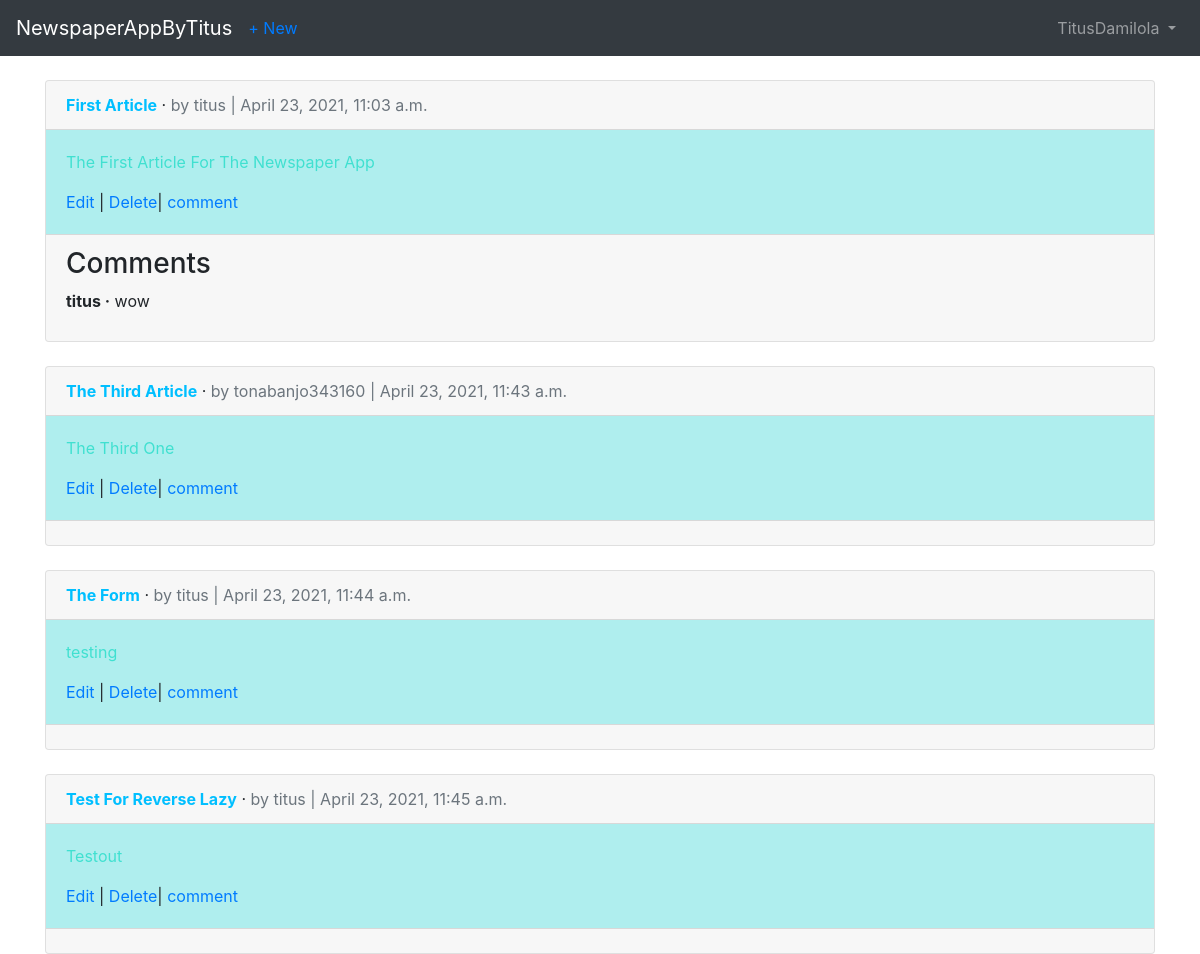
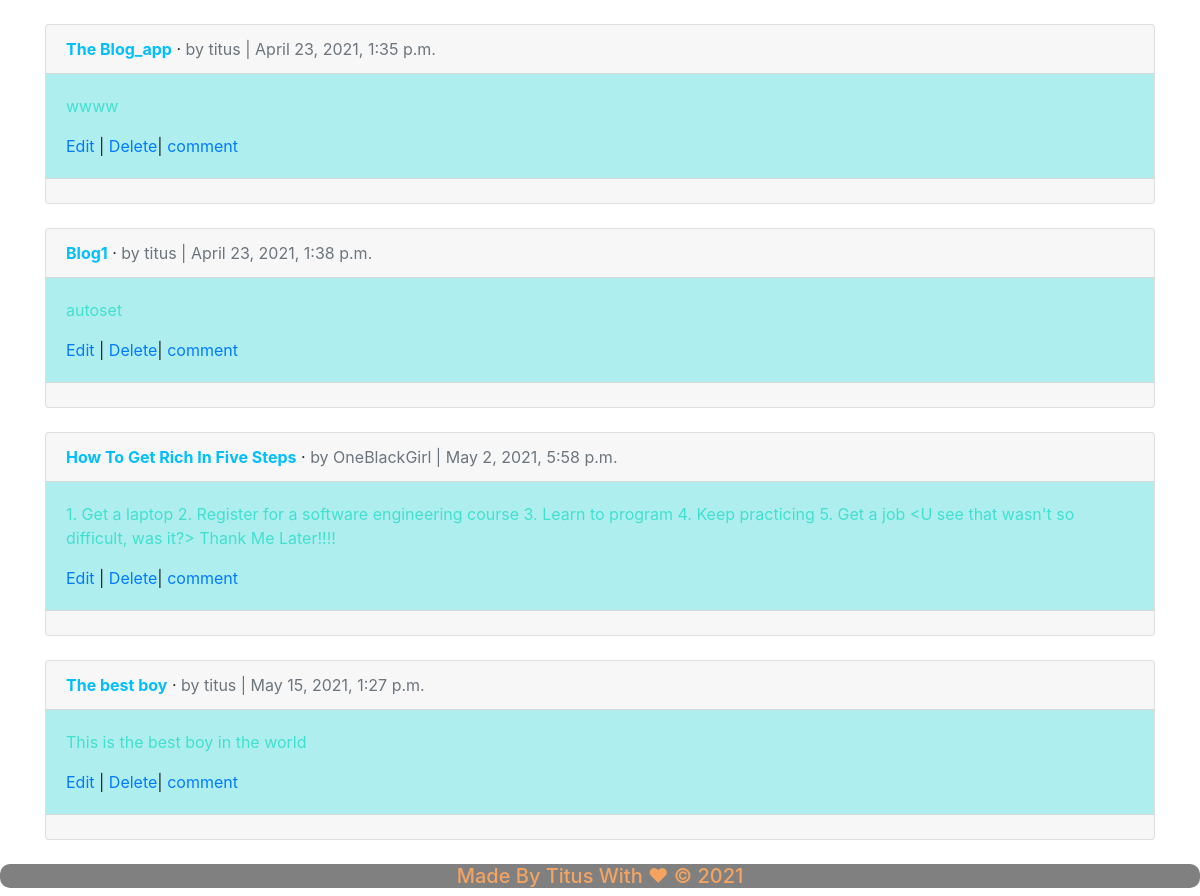
Screenshot of /articles/ (signed in) with the database file from the repository (2 pictures, top to bottom).
### users/models.py (models this page shows)
class CustomUser(AbstractUser):
    age = models.PositiveIntegerField(null=True, blank=True)

### articles/models.py (models this page shows, shortened)
class Article(models.Model):
    title = models.CharField(max_length=255)
    body = models.TextField()
    date = models.DateTimeField(auto_now_add=True)
    cover = models.ImageField(upload_to='images/', blank=True)
    author = models.ForeignKey(
        get_user_model(),
        on_delete=models.CASCADE,
    )

class Comment(models.Model):
    article = models.ForeignKey(
        Article,
        on_delete=models.CASCADE,
        related_name='comments',
    )
    comment = models.CharField(max_length=255)
    author = models.ForeignKey(
        get_user_model(),
        on_delete=models.CASCADE,
    )
    def __str__(self):
        return self.comment

### articles/views.py (the view)
# urls.py: path('', ArticleListView.as_view(), name='article_list'),
class ArticleListView(LoginRequiredMixin, ListView):
    model = Article
    template_name = 'article_list.html'
    login_url = 'login'

### templates/article_list.html (shortened to what this page needs)
<!DOCTYPE html>
<html lang="en">
<head>
</head>
<body>
{% extends 'base.html' %}
{% block content %}
{% for article in object_list %}
<div class="card">
<div class="card-header">
<span class="font-weight-bold" style="color: deepskyblue">{{ article.title }}</span> &middot;
<span class="text-muted" style="color: #5b80b2">by {{ article.author }} |
{{ article.date }}</span>
</div>
<div class="card-body" style="background: paleturquoise" >
<p style="color:turquoise">{{ article.body }}</p>
<a href="{% url 'article_edit' article.pk %}">Edit</a> |
<a href="{% url 'article_delete' article.pk %}">Delete</a>|
    <a href="{% url 'article_comment' article.pk %}">comment</a>
</div>
<div class="card-footer">
{% for comment in article.comments.all %}
    <h3>Comments</h3>
<p>
<span class="font-weight-bold">{{ comment.author }} &middot;</span>
{{ comment }}
</p>
{% endfor %}
</div>
</div>
<br />
{% endfor %}
{% endblock content %}

### templates/base.html (shortened to what this page needs)
<!doctype html>
<html lang="en">
  <head>
    <link rel="stylesheet" href="https://stackpath.bootstrapcdn.com/bootstrap/4.3.1/css/bootstrap.min.css">
  </head>
  <body>
   <nav class="navbar navbar-expand-md navbar-dark bg-dark mb-4">
        <a class="navbar-brand" href="{% url 'home' %}">NewspaperAppByTitus</a>
       <div class="collapse navbar-collapse" id="navbarCollapse">
            <div class="collapse navbar-collapse" id="navbarCollapse">
                {% if user.is_authenticated %}
                      <ul class="navbar-nav mr-auto">
            <li class="nav-item"><a href="{% url 'article_new' %}">+ New</a></li>
            </ul>
                <ul class="navbar-nav ml-auto">
                <li class="nav-item">
                <a class="nav-link dropdown-toggle" href="#" id="userMenu" data-toggle="dropdown" aria-haspopup="true" aria-expanded="false">
                        {{ user.username }}
                </a>
            </li>
            </ul>
                {% else %}
            <form class="form-inline ml-auto">
                <a href="{% url 'login' %}" class="btn btn-outline-secondary">Log In</a>
                <a href="{% url 'signup' %}" class="btn btn-primary ml-2">Sign up</a>
            </form>
            {% endif %}</div>
       </div>
   </nav>
        <div class="container">
            {% block content %}
            {% endblock content %}
        </div>
   <div class="footer">
       <h5>Made By Titus With &hearts; &copy; 2021</h5>
   </div>
  </body>
</html>

### templates/base.html (style rules this page uses)
.footer { text-align: center; color: sandybrown; background-color: grey; border-radius: 10px; }

### rows the page displays
CustomUser: username "TitusDamilola"
Article: title "First Article", author "titus", date "April 23, 2021, 11:03 a.m.", body "The First Article For The Newspaper App"
Comment: author "titus", comment "wow"
Article: title "The Third Article", author "tonabanjo343160", date "April 23, 2021, 11:43 a.m.", body "The Third One"
Article: title "The Form", author "titus", date "April 23, 2021, 11:44 a.m.", body "testing"
Article: title "Test For Reverse Lazy", author "titus", date "April 23, 2021, 11:45 a.m.", body "Testout"
Article: title "The Blog_app", author "titus", date "April 23, 2021, 1:35 p.m.", body "wwww"
Article: title "Blog1", author "titus", date "April 23, 2021, 1:38 p.m.", body "autoset"
Article: title "How To Get Rich In Five Steps", author "OneBlackGirl", date "May 2, 2021, 5:58 p.m.", body "1. Get a laptop 2. Register for a software engineering course 3. Learn to program 4. Keep practicing 5. Get a job <U see that wasn't so difficult, was it?> Thank Me Later!!!!"
Article: title "The best boy", author "titus", date "May 15, 2021, 1:27 p.m.", body "This is the best boy in the world"
